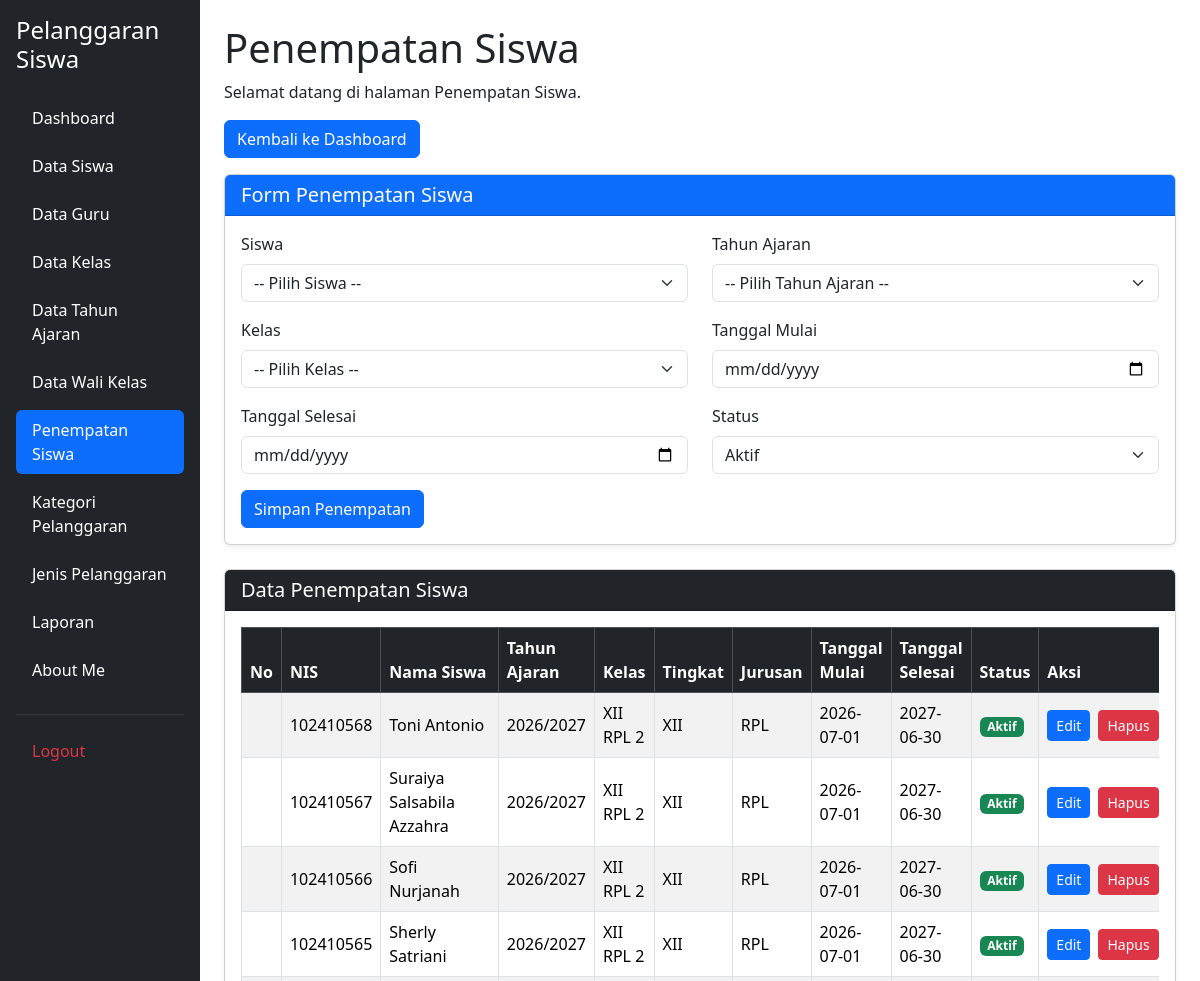
Before: /penempatan_siswa.php (signed in, upper part) with the older database file.
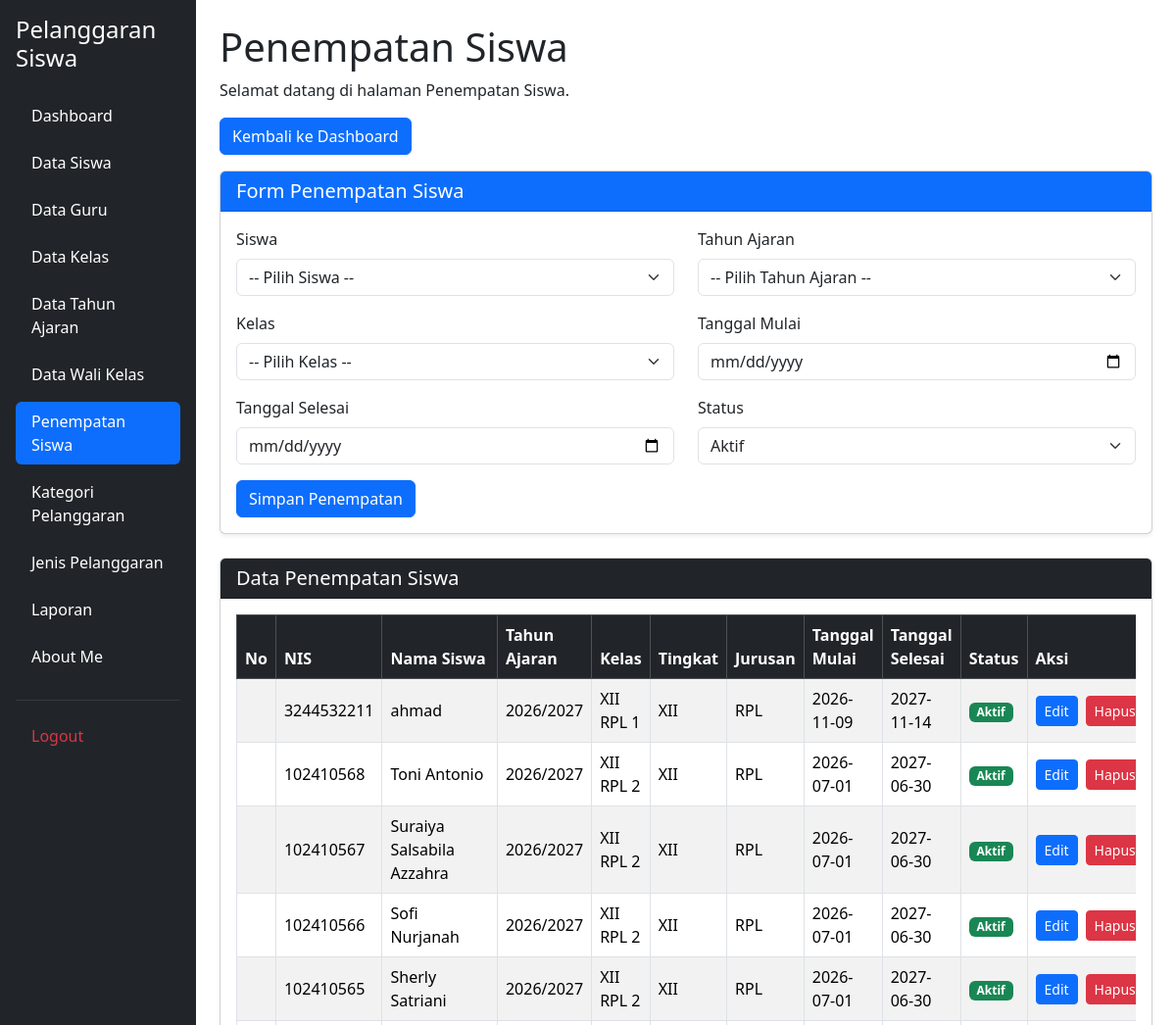
After: the same page with the newer database file.
### tables this page shows
CREATE TABLE `t_kelas_siswa` (
  `id` int(11) NOT NULL,
  `siswa_id` int(11) DEFAULT NULL,
  `tahun_ajaran_id` int(11) DEFAULT NULL,
  `kelas_id` int(11) DEFAULT NULL,
  `tanggal_mulai` date NOT NULL,
  `tanggal_selesai` date NOT NULL,
  `status_aktif` tinyint(1) NOT NULL,
  `created_at` timestamp NOT NULL DEFAULT current_timestamp(),
  `updated_at` timestamp NOT NULL DEFAULT current_timestamp()
);

CREATE TABLE `t_siswa` (
  `id` int(11) NOT NULL,
  `nis` varchar(10) DEFAULT NULL,
  `nisn` varchar(10) NOT NULL,
  `nama` varchar(150) DEFAULT NULL,
  `jenis_kelamin` char(1) NOT NULL,
  `tanggal_lahir` date NOT NULL,
  `alamat` text NOT NULL,
  `status_aktif` tinyint(1) NOT NULL,
  `created_at` timestamp NOT NULL DEFAULT current_timestamp(),
  `updated_at` timestamp NOT NULL DEFAULT current_timestamp()
);

CREATE TABLE `t_tahun_ajaran` (
  `id` int(11) NOT NULL,
  `nama` varchar(20) DEFAULT NULL,
  `tanggal_mulai` date NOT NULL,
  `tanggal_selesai` date NOT NULL,
  `status_aktif` tinyint(1) NOT NULL,
  `created_at` timestamp NOT NULL DEFAULT current_timestamp(),
  `updated_at` timestamp NOT NULL DEFAULT current_timestamp()
);

CREATE TABLE `t_kelas` (
  `id` int(11) NOT NULL,
  `nama` varchar(100) DEFAULT NULL,
  `tingkat` varchar(20) NOT NULL,
  `jurusan` varchar(100) NOT NULL,
  `status_aktif` tinyint(1) NOT NULL,
  `created_at` timestamp NOT NULL DEFAULT current_timestamp(),
  `updated_at` timestamp NOT NULL DEFAULT current_timestamp()
);

### penempatan_siswa.php (the view, shortened to what the changed rows need)
<?php
include 'config/koneksi.php';
$sql = "SELECT
            ks.id,
            s.nis,
            s.nama AS nama_siswa,
            ta.nama AS tahun_ajaran,
            k.nama AS nama_kelas,
            k.tingkat,
            k.jurusan,
            ks.tanggal_mulai,
            ks.tanggal_selesai,
            ks.status_aktif
        FROM t_kelas_siswa ks
        LEFT JOIN t_siswa s
            ON ks.siswa_id = s.id
        LEFT JOIN t_tahun_ajaran ta
            ON ks.tahun_ajaran_id = ta.id
        LEFT JOIN t_kelas k
            ON ks.kelas_id = k.id
        ORDER BY ks.id DESC";
$hasil = mysqli_query($koneksi, $sql);
?>
<!DOCTYPE html>
<html lang="id">
<head>
    <link href="https://cdn.jsdelivr.net/npm/bootstrap@5.3.8/dist/css/bootstrap.min.css"
          rel="stylesheet">
    <link href="https://cdn.jsdelivr.net/npm/bootstrap-icons@1.13.1/font/bootstrap-icons.min.css"
          rel="stylesheet">
    <link href="https://cdn.datatables.net/2.3.4/css/dataTables.bootstrap5.min.css"
          rel="stylesheet">
</head>
<body>
<div class="container-fluid">
    <div class="row">
        <main class="col-md-9 col-lg-10 p-4">
            <h1 class="mb-2">Penempatan Siswa</h1>
            <div class="card shadow-sm">
                <div class="card-body">
                    <div class="table-responsive">
                        <table id="tabelPenempatan"
                               class="table table-striped table-bordered table-hover align-middle w-100">
                            <thead class="table-dark">
                                <tr>
                                    <th>No</th>
                                    <th>NIS</th>
                                    <th>Nama Siswa</th>
                                    <th>Tahun Ajaran</th>
                                    <th>Kelas</th>
                                    <th>Tingkat</th>
                                    <th>Jurusan</th>
                                    <th>Tanggal Mulai</th>
                                    <th>Tanggal Selesai</th>
                                    <th>Status</th>
                                    <th>Aksi</th>
                                </tr>
                            </thead>
                            <tbody>
                                <?php while ($row = mysqli_fetch_assoc($hasil)) { ?>
                                    <tr>
                                        <td></td>
                                        <td>
                                            <?= htmlspecialchars($row['nis'] ?? '-') ?>
                                        </td>
                                        <td>
                                            <?= htmlspecialchars($row['nama_siswa'] ?? '-') ?>
                                        </td>
                                        <td>
                                            <?= htmlspecialchars($row['tahun_ajaran'] ?? '-') ?>
                                        </td>
                                        <td>
                                            <?= htmlspecialchars($row['nama_kelas'] ?? '-') ?>
                                        </td>
                                        <td>
                                            <?= htmlspecialchars($row['tingkat'] ?? '-') ?>
                                        </td>
                                        <td>
                                            <?= htmlspecialchars($row['jurusan'] ?? '-') ?>
                                        </td>
                                        <td>
                                            <?= htmlspecialchars($row['tanggal_mulai'] ?? '-') ?>
                                        </td>
                                        <td>
                                            <?= htmlspecialchars($row['tanggal_selesai'] ?? '-') ?>
                                        </td>
                                        <td>
                                            <?php if ((int) $row['status_aktif'] === 1) { ?>
                                                <span class="badge bg-success">
                                                    Aktif
                                                </span>
                                            <?php } else { ?>
                                                <span class="badge bg-danger">
                                                    Tidak Aktif
                                                </span>
                                            <?php } ?>
                                        </td>
                                        <td>
                                            <div class="d-flex gap-2">
                                                <a href="edit_penempatan_siswa.php?id=<?= (int) $row['id']; ?>"
                                                class="btn btn-primary btn-sm">
                                                    Edit
                                                </a>
                                                <a href="hapus_penempatan_siswa.php?id=<?= (int) $row['id']; ?>"
                                                class="btn btn-danger btn-sm"
                                                onclick="return confirm('Yakin ingin menghapus data penempatan siswa ini?');">
                                                    Hapus
                                                </a>
                                            </div>
                                        </td>
                                    </tr>
                                <?php } ?>
                            </tbody>
                        </table>
                    </div>
                </div>
            </div>
        </main>
    </div>
</div>
</body>
</html>

Changed rows visible on the page:
added t_kelas_siswa: siswa.nis "3244532211", siswa.nama "ahmad", tahun_ajaran.nama "2026/2027", kelas.nama "XII RPL 1", kelas.tingkat "XII", kelas.jurusan "RPL", tanggal_mulai "2026-11-09", tanggal_selesai "2027-11-14", status_aktif "Aktif"
